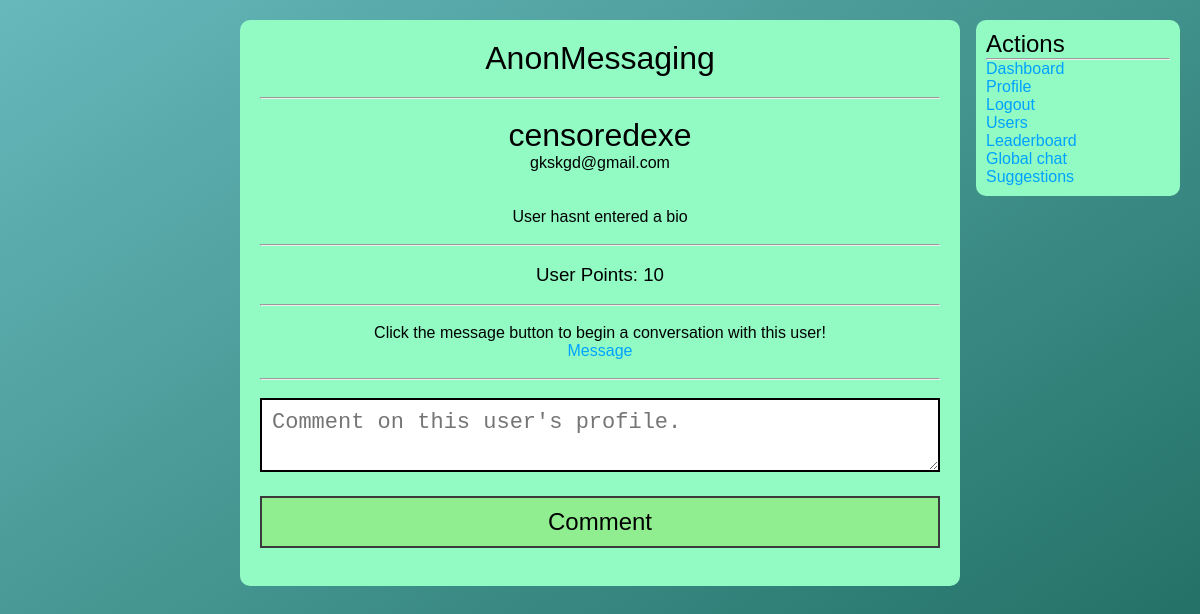
/profile/index.php?id=8 (signed in), run on an earlier commit of the app's database.
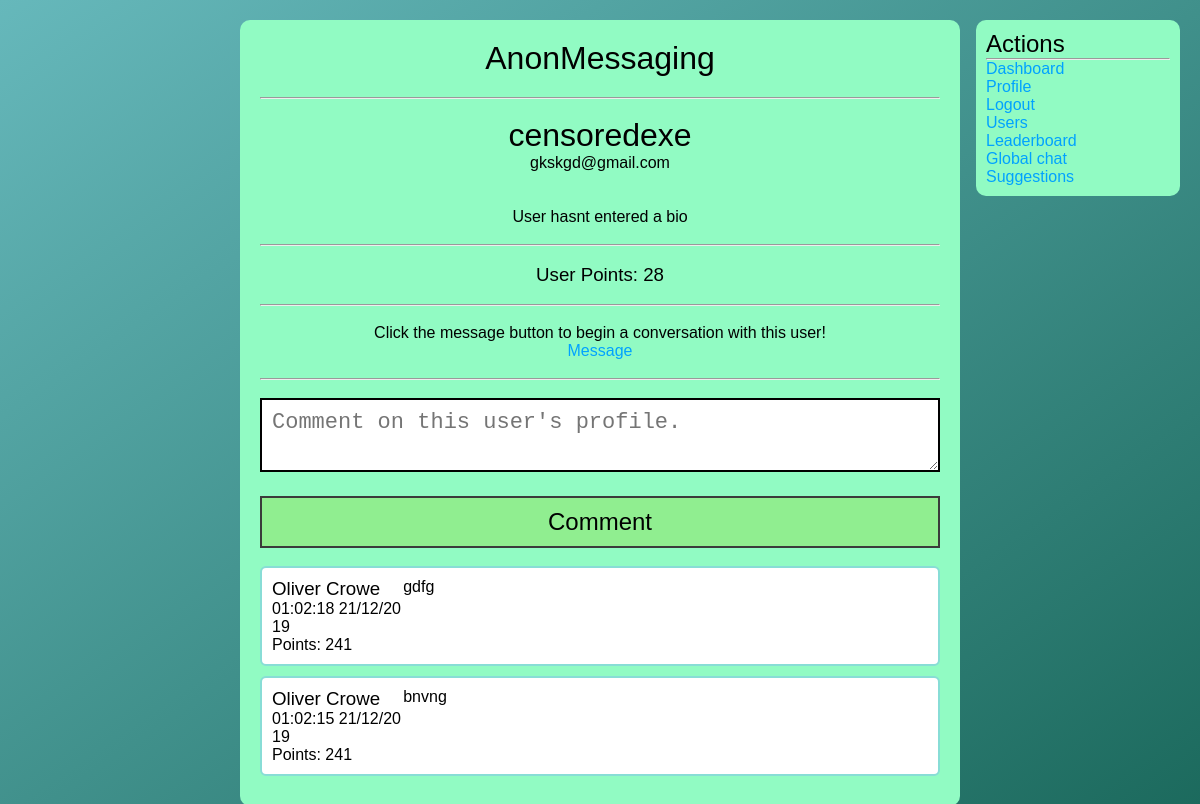
And on a later commit of the database.
### tables this page shows
CREATE TABLE `users` (
  `user_id` int(11) NOT NULL,
  `user_name` varchar(256) NOT NULL,
  `user_email` varchar(256) NOT NULL,
  `user_password` varchar(256) NOT NULL,
  `user_bio` longtext NOT NULL,
  `user_pfp` varchar(256) NOT NULL,
  `user_type` varchar(256) NOT NULL,
  `user_points` int(11) NOT NULL
);

CREATE TABLE `comments` (
  `comment_id` int(11) NOT NULL,
  `comment_profile` int(11) NOT NULL,
  `comment_user` int(11) NOT NULL,
  `comment_content` longtext NOT NULL,
  `comment_date` varchar(256) NOT NULL
);

### includes/functions.php (called while the page is built, shortened)
<?php
    include_once "connection.php";
    function checkPoints($id){
        global $conn;
        $sql = "SELECT * FROM `users` WHERE `user_id`='$id'";
        $result = mysqli_query($conn, $sql);
        while($row = mysqli_fetch_assoc($result)){
            $points = $row['user_points'];
        }
        return $points;
    }
    function findName($id){
        global $conn;
        $sql = "SELECT * FROM `users` WHERE `user_id` = '$id'";
        $result = mysqli_query($conn, $sql);
        while($row = mysqli_fetch_assoc($result)){
            $name = $row['user_name'];
        }
        return $name;
    }
?>

### profile/index.php (the view, shortened to what this page needs)
<?php
    include_once "../includes/connection.php";
    include_once "../includes/functions.php";
?>
<!DOCTYPE html>
<html lang="en">
<head>
    <link href="../css/style.css" rel="stylesheet">
</head>
<body>
    <div class="main-column">
    <a style="color: #000;text-align:center;" href="../users/index.php"><h1 class="btn-title" style="font-weight:100;margin-bottom:20px;">AnonMessaging</h1></a><hr><br>
    <?php
    $id = mysqli_real_escape_string($conn, $_GET['id']);
    $sql = "SELECT * FROM `users` WHERE `user_id`='$id' LIMIT 1";
    $result = mysqli_query($conn, $sql);
    if(mysqli_num_rows($result) == 0){
        echo "Error, account doesnt exist.";
        exit();
    }else {
        while($row = mysqli_fetch_assoc($result)){
            ?>
            <center>
            <h1 class="user_name" style="font-weight:300;"><?php echo $row['user_name']; ?></h1>
            <p class="user_email"><?php echo $row['user_email']; ?></p>
            <br>
            <br>
            <p><?php echo $row['user_bio']; ?></p>
            <br><hr><br>
            <h3>User Points: <?php echo checkPoints($row['user_id']); ?></h3>
            <br><hr><br>
            <p>Click the message button to begin a conversation with this user!</p>
            <a class="addConv" href="startconversation.php?sender=<?php echo $_SESSION['user_id'] ?>&recipient=<?php echo $row['user_id']; ?>">Message</a>
            </center>
            <?php
        }
    }
    ?>
    <br><hr><br>
    <div class="comment-form">
        <form method="POST">
            <textarea style="width: 100%;max-width:100%;min-width:100%;font-size:22px;border:2px solid black;padding:10px;" class="comment-area" name="comment-area" placeholder="Comment on this user's profile."></textarea>
            <button type="submit" name="submit" class="submit-btn">Comment</button>
        </form>
    </div>
    <br>
    <?php
    $sql = "SELECT * FROM `comments` WHERE `comment_profile`='$id' ORDER BY `comment_id` DESC LIMIT 100";
    $result = mysqli_query($conn, $sql);
    while($row = mysqli_fetch_assoc($result)){
        ?>
 <div class="comment">
        <div class="comment-info">
            <a style="color:#000;text-decoration:none;" href="index.php?id=<?php echo $row['comment_user']; ?>"><h3><?php echo findName($row['comment_user']); ?></h3></a>
            <p><?php echo $row['comment_date']; ?></p>
            <p>Points: <?php echo checkPoints($row['comment_user']); ?></p>
        </div>
        <div class="comment-content">
            <p><?php echo $row['comment_content']; ?></p>
        </div>
    </div>
        <?php
    }
    ?>
   <div class="right-column">
            <h2 style="font-weight:300;">Actions</h2>
            <hr>
            <ul>
            <li><a href="../">Dashboard</a></li>
                <li><a href="../profile/index.php?id=<?php echo $_SESSION['user_id']; ?>">Profile</a></li>
                <li><a href="../logout">Logout</a></li>
                <li><a href="../users/index.php">Users</a></li>
                <li><a href="../leaderboard/">Leaderboard</a></li>
                <li><a href="../global/">Global chat</a></li>
                <li><a href="../suggestions/">Suggestions</a></li>
            </ul>
        </div>
    </div>
</body>
</html>

What changed in the data, as far as the page shows it:
changed users "censoredexe": checkPoints($row['user_id']) "10" → "28"
added comments: comment_user.user_name "Oliver Crowe", comment_date "01:02:18 21/12/2019", comment_user.user_points "241", comment_content "gdfg"
added comments: comment_user.user_name "Oliver Crowe", comment_date "01:02:15 21/12/2019", comment_user.user_points "241", comment_content "bnvng"
